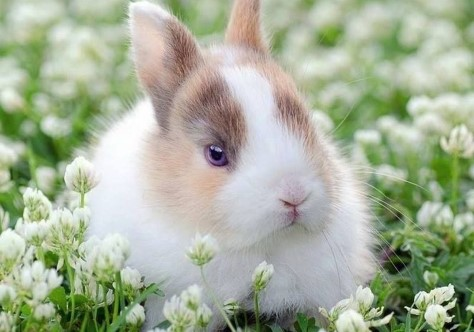
#> input picture Tugas4/k.jpg, 474 x 332 px
$ python 'ButterworthHighpassFilter&GaussianHighpassFilter.py'
#> lines starting #> are read from the running program, lines starting #| are printed output that depends on the picture
import numpy as np
import cv2
from matplotlib import pyplot as plt

def butterworth_hpfilter(rows, cols, radius, order):
    mask = np.zeros((rows, cols), np.uint8)
    crow, ccol = rows//2, cols//2
    for i in range(rows):
        for j in range(cols):
            d = np.sqrt((i-crow)**2 + (j-ccol)**2)
            if d != 0:
                mask[i, j] = 1 / (1 + (radius/d)**(2*order))
    return mask

def gaussian_hpfilter(rows, cols, sigma):
    mask = np.zeros((rows, cols), np.uint8)
    crow, ccol = rows//2, cols//2
    for i in range(rows):
        for j in range(cols):
            d = np.sqrt((i-crow)**2 + (j-ccol)**2)
            mask[i, j] = 1 - np.exp(-(d**2) / (2 * sigma**2))
    return mask

# Baca gambar
img = cv2.imread('k.jpg', 0)
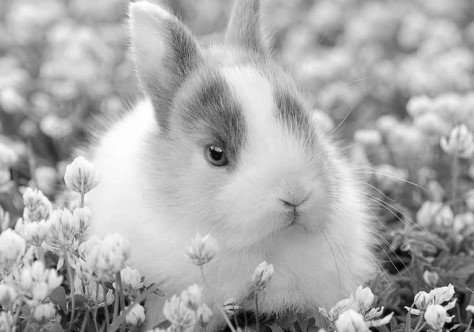
#> img: shape (332, 474); min 0, max 255, mean 170.5

# Lakukan transformasi Fourier
f = np.fft.fft2(img)
fshift = np.fft.fftshift(f)

# Buat Butterworth Highpass Filter
rows, cols = img.shape
#> rows = 332; cols = 474
mask_butterworth = butterworth_hpfilter(rows, cols, 50, 2)
#> after the loop in butterworth_hpfilter, `for i in range(rows):`: mask: shape (332, 474); every value is 0

# Buat Gaussian Highpass Filter
mask_gaussian = gaussian_hpfilter(rows, cols, 50)

# Aplikasikan filter pada gambar dalam domain frekuensi
fshift_butterworth = fshift * mask_butterworth
fshift_gaussian = fshift * mask_gaussian

# Kembalikan gambar ke domain spasial
f_ishift_butterworth = np.fft.ifftshift(fshift_butterworth)
img_back_butterworth = np.fft.ifft2(f_ishift_butterworth)
img_back_butterworth = np.abs(img_back_butterworth)
#> img_back_butterworth: shape (332, 474) float64; every value is 0

f_ishift_gaussian = np.fft.ifftshift(fshift_gaussian)
img_back_gaussian = np.fft.ifft2(f_ishift_gaussian)
img_back_gaussian = np.abs(img_back_gaussian)

# Tampilkan gambar hasil
plt.subplot(221),plt.imshow(img, cmap = 'gray')
plt.title('Gambar Asli'), plt.xticks([]), plt.yticks([])
plt.subplot(222),plt.imshow(img_back_butterworth, cmap = 'gray')
plt.title('Butterworth HPF'), plt.xticks([]), plt.yticks([])
plt.subplot(223),plt.imshow(img_back_gaussian, cmap = 'gray')
plt.title('Gaussian HPF'), plt.xticks([]), plt.yticks([])
plt.show()
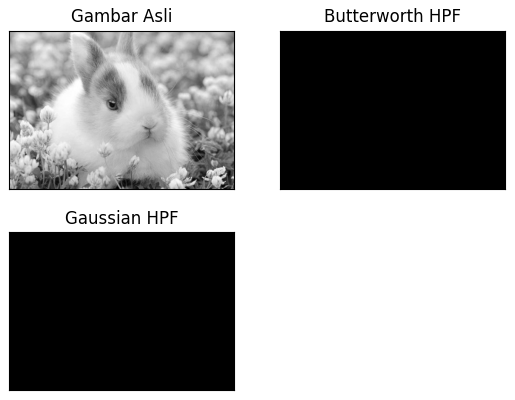
#> figure drawn by matplotlib, 3 panels
